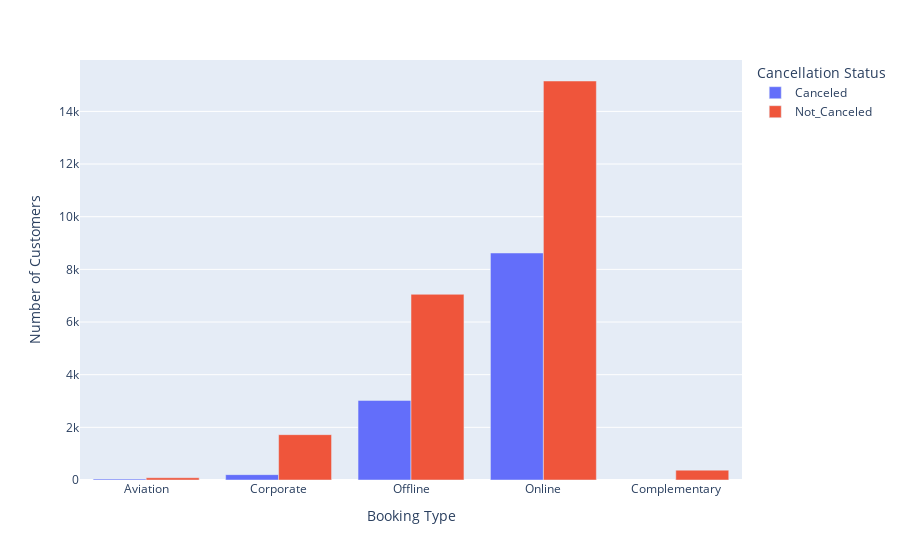

Source (notebook cell):
### Code cell
fig6 = px.bar(x=market_type_cancelations['market_segment_type'], y=market_type_cancelations['Booking_ID'],
              color=market_type_cancelations['booking_status'], barmode='group')

fig6.update_layout(xaxis_title='Booking Type', yaxis_title='Number of Customers', legend_title_text='Cancellation Status')

fig6.show()

### Figure 1 — Plotly figure (JSON) as saved in the notebook; plotly's stock layout.template omitted (floating-point values rounded to 4 significant figures)
{"data": [{"alignmentgroup": "True", "hovertemplate": "color=Canceled<br>x=%{x}<br>y=%{y}<extra></extra>", "legendgroup": "Canceled", "marker": {"color": "#636efa", "pattern": {"shape": ""}}, "name": "Canceled", "offsetgroup": "Canceled", "orientation": "v", "showlegend": true, "textposition": "auto", "type": "bar", "x": ["Aviation", "Corporate", "Offline", "Online"], "xaxis": "x", "y": [36, 204, 3023, 8622], "yaxis": "y"}, {"alignmentgroup": "True", "hovertemplate": "color=Not_Canceled<br>x=%{x}<br>y=%{y}<extra></extra>", "legendgroup": "Not_Canceled", "marker": {"color": "#EF553B", "pattern": {"shape": ""}}, "name": "Not_Canceled", "offsetgroup": "Not_Canceled", "orientation": "v", "showlegend": true, "textposition": "auto", "type": "bar", "x": ["Aviation", "Complementary", "Corporate", "Offline", "Online"], "xaxis": "x", "y": [86, 375, 1722, 7053, 15154], "yaxis": "y"}], "layout": {"barmode": "group", "legend": {"title": {"text": "Cancellation Status"}, "tracegroupgap": 0}, "margin": {"t": 60}, "xaxis": {"anchor": "y", "domain": [0, 1], "title": {"text": "Booking Type"}}, "yaxis": {"anchor": "x", "domain": [0, 1], "title": {"text": "Number of Customers"}}}}
